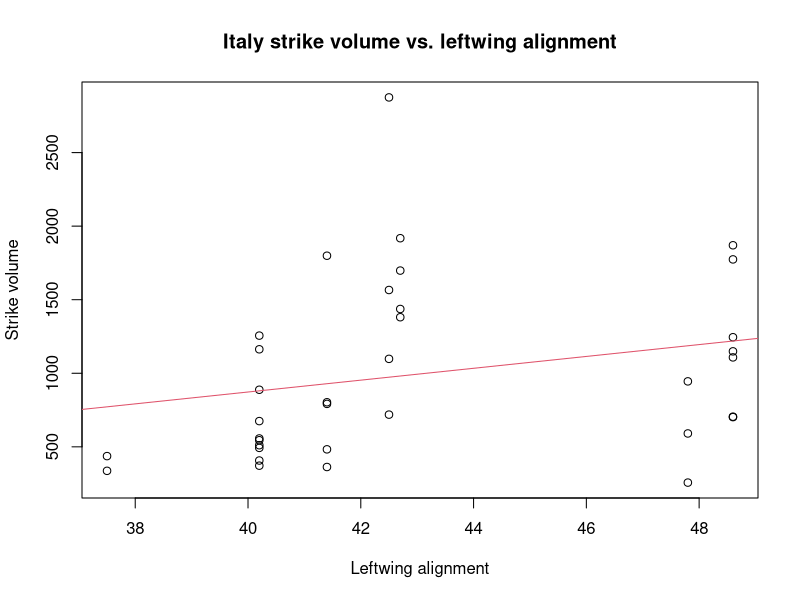
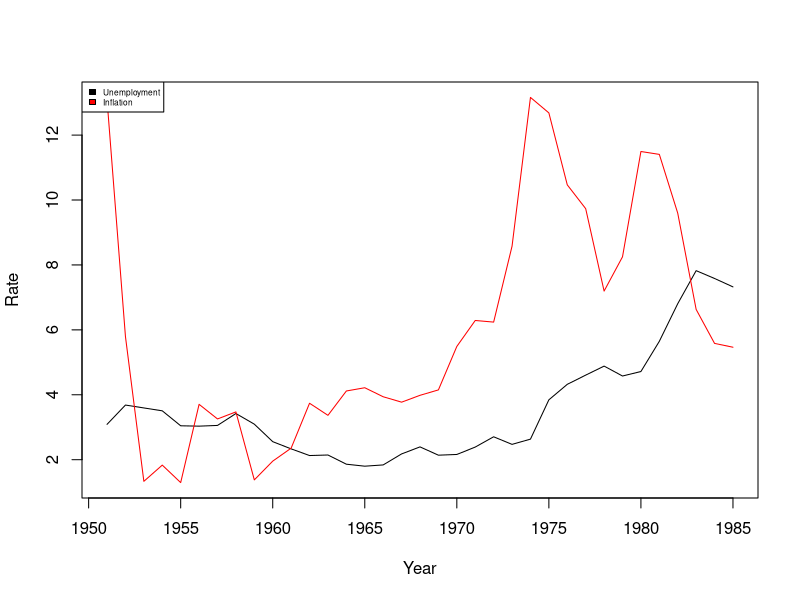
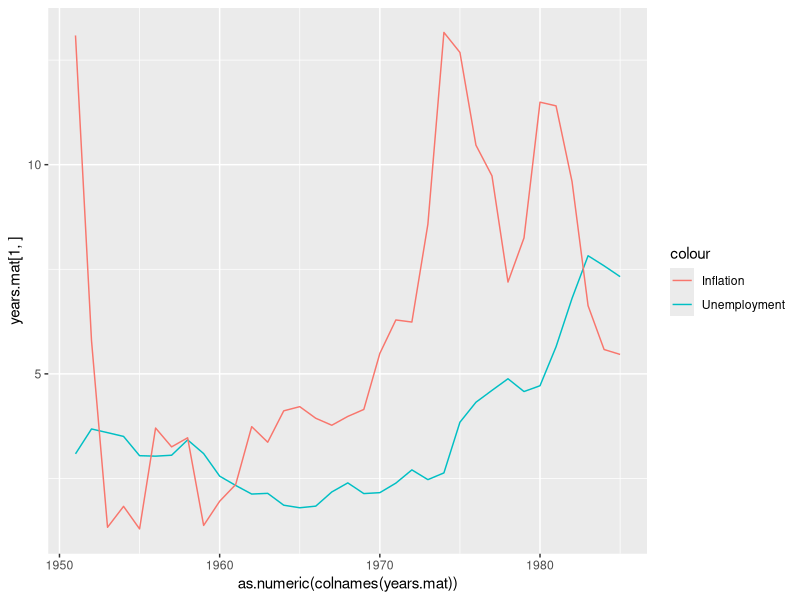
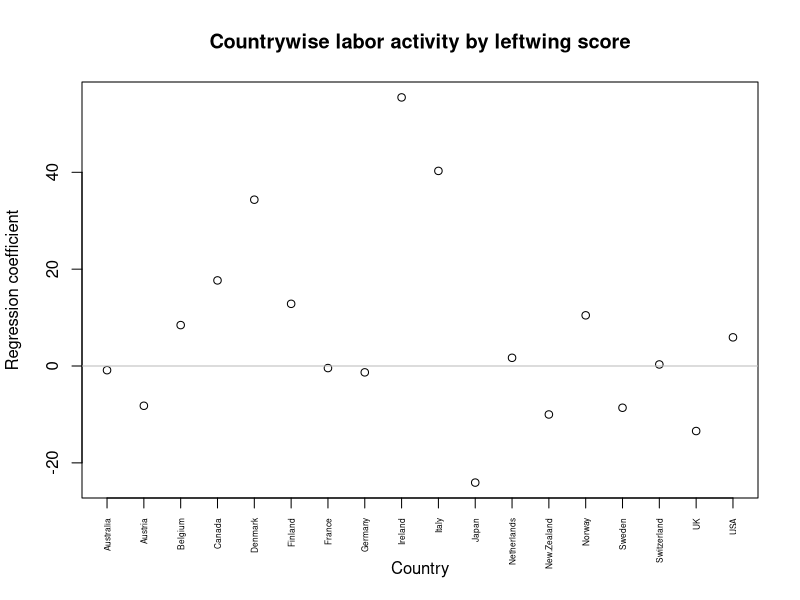
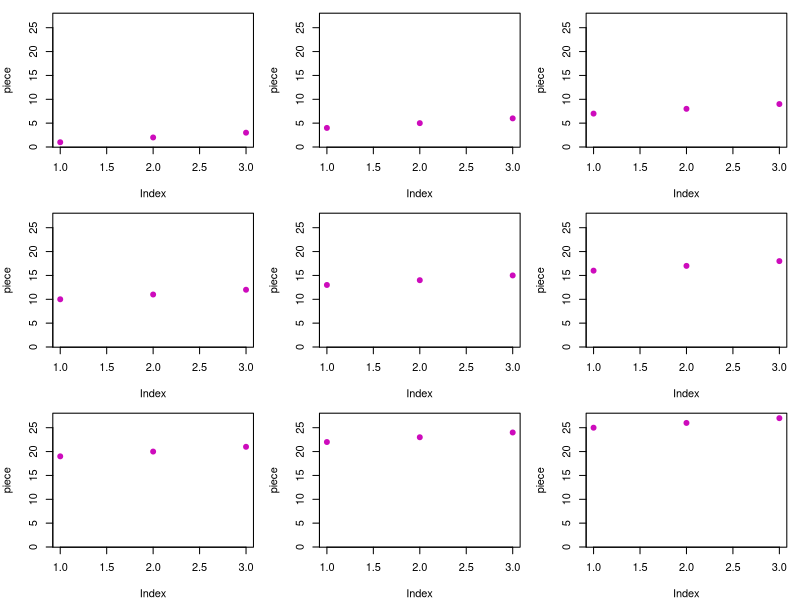

Here is the R script that generated these plots, in order:
# Class Script, Lecture 12
# December 1

strikes <- read.csv("strikes.csv", as.is = TRUE)
dim(strikes)


strikes.split <- split(strikes,f=strikes$country)
my_average <- function(df){
        return(mean(df$unemployment,na.rm = TRUE))
}
mean.unemployment <- sapply(strikes.split,FUN = my_average)
mean.unemployment[which.max(mean.unemployment)]
mean.unemployment[which.min(mean.unemployment)]

corr <- function(df){
        return(cor(df$unemployment,df$left.parliament))
}

sapply(strikes.split,corr)

# A single country
italy.strikes <- strikes[strikes$country == "Italy", ]

italy.fit <- lm(strike.volume ~ left.parliament, data = italy.strikes)

plot(strike.volume ~ left.parliament, data = italy.strikes,
     main = "Italy strike volume vs. leftwing alignment",
     ylab = "Strike volume", xlab = "Leftwing alignment")
abline(italy.fit, col = 2)



my.strike.lm <- function(country.df) {
  return(lm(strike.volume ~ left.parliament, data = country.df)$coeff)
}
my.strike.lm(italy.strikes)
sapply(strikes.split,my.strike.lm)


strike.coeff <- NULL
countries    <- unique(strikes$country)
for (this.country in countries) {
  country.dat  <- strikes[strikes$country == this.country, ]
  new.coeffs   <- my.strike.lm(country.dat)
  strike.coeff <- cbind(strike.coeff, new.coeffs)
}
colnames(strike.coeff) <- countries

strikes.split <- split(strikes, strikes$country)
strike.coef   <- sapply(strikes.split, my.strike.lm)
strike.coef



# Check Yourself
years.split <- split(strikes, strikes$year)
three.mean  <- function(df) {
  return(apply(df[, c("unemployment", "inflation", "strike.volume")], 2, mean))
}
years.mat <- sapply(years.split, three.mean)
years.mat

max.rate <- max(years.mat[1:2, ])
min.rate <- min(years.mat[1:2, ])
plot(colnames(years.mat), years.mat[1, ], xlab = "Year", ylab = "Rate", 
     type = "l", ylim = c(min.rate, max.rate))
points(colnames(years.mat), years.mat[2, ], type = "l", col = "red")
legend("topleft", c("Unemployment", "Inflation"), fill = c("black", "red"), 
       cex = .5)

library(ggplot2)
ggplot()+
        geom_line(aes(x=as.numeric(colnames(years.mat)),y=years.mat[1,],col='Unemployment'))+
        geom_line(aes(x=as.numeric(colnames(years.mat)),y=years.mat[2,],col='Inflation'))


plot(1:ncol(strike.coeff), strike.coeff[2, ], xaxt = "n",
     xlab = "Country", ylab = "Regression coefficient",
     main="Countrywise labor activity by leftwing score")
axis(side = 1, at = 1:ncol(strike.coeff),
     labels = colnames(strike.coeff), las = 2,
     cex.axis = 0.5)
abline(h = 0, col = "grey")



# a*ply()
my.array <- array(1:27, c(3, 3, 3))
rownames(my.array) <- c("R1", "R2", "R3")
colnames(my.array) <- c("C1", "C2", "C3")
dimnames(my.array)[[3]] <- c("bart", "lisa", "maggie")

library(plyr)
aaply(my.array, 1, sum)
adply(my.array, 1, sum)
alply(my.array, 1, sum)

aaply(my.array, 2:3, sum)
adply(my.array, 2:3, sum)
alply(my.array, 2:3, sum)

my.list <- list(nums = rnorm(1000), lets = letters, 
                pops = state.x77[, "Population"])

head(my.list[[1]], 5)
head(my.list[[2]], 5)
head(my.list[[3]], 5)

laply(my.list, range)
ldply(my.list, range)
llply(my.list, range)

# laply(my.list, summary)
# ldply(my.list, summary)
llply(my.list, summary)

par(mfrow = c(3,3), mar = c(4, 4, 1, 1))
a_ply(my.array, 2:3, plot, ylim = range(my.array), 
      pch = 19, col = 6)
aaply(my.array, 2:3, sum)


# D_ply

my.strike.lm <- function(country.df) {
  return(lm(strike.volume ~ left.parliament, data = country.df)$coeff)
}

strikes.list  <- split(strikes, strikes$country)
strikes.coefs <- sapply(strikes.list, my.strike.lm)
strikes.coefs

strike.coef.a <- daply(strikes, .(country), my.strike.lm)
strike.coef.d <- ddply(strikes, .(country), my.strike.lm)
strike.coef.l <- dlply(strikes, .(country), my.strike.lm)

# Splitting on multiple variables.

strikes$yearPre1975 <- strikes$year <= 1975

strike.coef.75 <- daply(strikes, .(country, yearPre1975), my.strike.lm)
head(strike.coef.75)
strike.coef.75 <- ddply(strikes, .(country, yearPre1975), my.strike.lm)

strike.coef.75 <- ddply(strikes, .(country, I(year <= 1975)), my.strike.lm)

# Check Yourself

inflation.mean <- function(df){
        return(mean(df$inflation,na.rm = TRUE))
}

daply(strikes,.(country,I(year<=1975)),inflation.mean)
ddply(strikes,.(country,I(year<=1975)),inflation.mean)



inflation.mean <- function(df) {
  return(mean(df$inflation))
}
inflation75 <- ddply(strikes, .(country, I(year <= 1975)), inflation.mean)
dim(inflation75)
head(inflation75)

split.list <- list(strikes$country, I(strikes$year <= 1975))
data.split <- split(strikes, split.list)
inflation75_v2 <- sapply(data.split, inflation.mean)
length(inflation75_v2)
head(inflation75_v2)

# Dplyr

library(dplyr)
ycs <- select(strikes, year, country, strike.volume)
head(ycs)

ycs <- strikes[, c("year", "country", "strike.volume")]

ycs <- strikes %>% select(year, country, strike.volume)

# Maybe we're only interested in strikes when unemployment > 4%
ycs_unemploy <- strikes %>% 
                filter(unemployment > 4) %>% 
                select(year, country, strike.volume)

# group_by acts like split
# Most useful when combined with summarize

strikes.split <- strikes %>% group_by(country)
country.strikes <- strikes %>% 
                   group_by(country) %>%
                   summarize(avg.strikes = mean(strike.volume))





library(plyr)
install.packages("foreach")
daply(strikes, .(country), my.strike.lm)
daply(strikes, .(country), my.strike.lm,
      .parallel = TRUE)





# Reshaping Data
snoq <- read.csv("snoqualmie.csv", header = FALSE, as.is = TRUE)
colnames(snoq) <- 1:366
snoq$year <- 1948:1983
head(snoq)

library(reshape2)
snoq.melt <- melt(snoq, id.vars = "year", variable.name = "day", 
                  value.name = "precip") 

snoq.melt.chron <- snoq.melt[order(snoq.melt$year, snoq.melt$day), ]

leap.days <- snoq.melt.chron$day == 366
sum(is.na(snoq.melt.chron$precip[leap.days]))

snoq.melt.chron <- na.omit(snoq.melt.chron)
